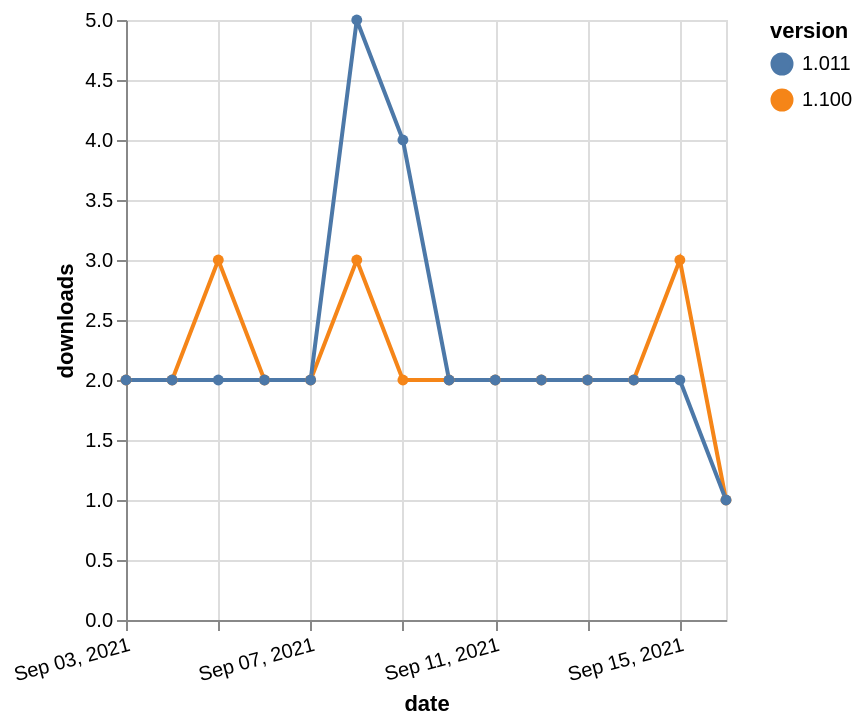

Express this chart as Vega-Lite.
### Vega-Lite specification from a JSON file in a GitHub repository (floating-point values rounded to 4 significant figures)
{"$schema": "https://vega.github.io/schema/vega-lite/v5.json", "description": "A simple bar chart with embedded data.", "data": {"values": [{"date": "2021-09-03", "total": 2198, "delta": 2, "version": "1.100"}, {"date": "2021-09-04", "total": 2200, "delta": 2, "version": "1.100"}, {"date": "2021-09-05", "total": 2203, "delta": 3, "version": "1.100"}, {"date": "2021-09-06", "total": 2205, "delta": 2, "version": "1.100"}, {"date": "2021-09-07", "total": 2207, "delta": 2, "version": "1.100"}, {"date": "2021-09-08", "total": 2210, "delta": 3, "version": "1.100"}, {"date": "2021-09-09", "total": 2212, "delta": 2, "version": "1.100"}, {"date": "2021-09-10", "total": 2214, "delta": 2, "version": "1.100"}, {"date": "2021-09-11", "total": 2216, "delta": 2, "version": "1.100"}, {"date": "2021-09-12", "total": 2218, "delta": 2, "version": "1.100"}, {"date": "2021-09-13", "total": 2220, "delta": 2, "version": "1.100"}, {"date": "2021-09-14", "total": 2222, "delta": 2, "version": "1.100"}, {"date": "2021-09-15", "total": 2225, "delta": 3, "version": "1.100"}, {"date": "2021-09-16", "total": 2226, "delta": 1, "version": "1.100"}, {"date": "2021-09-03", "total": 3336, "delta": 2, "version": "1.011"}, {"date": "2021-09-04", "total": 3338, "delta": 2, "version": "1.011"}, {"date": "2021-09-05", "total": 3340, "delta": 2, "version": "1.011"}, {"date": "2021-09-06", "total": 3342, "delta": 2, "version": "1.011"}, {"date": "2021-09-07", "total": 3344, "delta": 2, "version": "1.011"}, {"date": "2021-09-08", "total": 3349, "delta": 5, "version": "1.011"}, {"date": "2021-09-09", "total": 3353, "delta": 4, "version": "1.011"}, {"date": "2021-09-10", "total": 3355, "delta": 2, "version": "1.011"}, {"date": "2021-09-11", "total": 3357, "delta": 2, "version": "1.011"}, {"date": "2021-09-12", "total": 3359, "delta": 2, "version": "1.011"}, {"date": "2021-09-13", "total": 3361, "delta": 2, "version": "1.011"}, {"date": "2021-09-14", "total": 3363, "delta": 2, "version": "1.011"}, {"date": "2021-09-15", "total": 3365, "delta": 2, "version": "1.011"}, {"date": "2021-09-16", "total": 3366, "delta": 1, "version": "1.011"}]}, "width": "container", "mark": {"type": "line", "point": {"filled": true}}, "encoding": {"x": {"field": "date", "type": "temporal", "timeUnit": "yearmonthdate", "title": "date", "axis": {"labelAngle": -15}}, "y": {"field": "delta", "type": "quantitative", "title": "downloads"}, "color": {"field": "version", "type": "nominal"}, "tooltip": {"field": "delta"}}}
